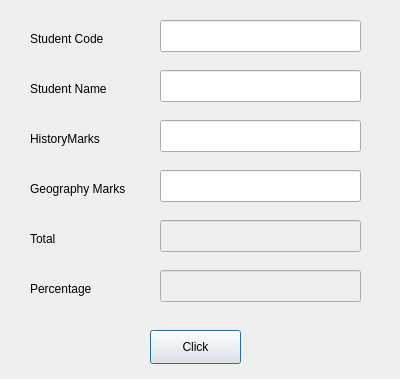
<?xml version="1.0" encoding="UTF-8"?>
<ui version="4.0">
 <class>Dialog</class>
 <widget class="QDialog" name="Dialog">
  <property name="geometry">
   <rect>
    <x>0</x>
    <y>0</y>
    <width>400</width>
    <height>379</height>
   </rect>
  </property>
  <property name="windowTitle">
   <string>Dialog</string>
  </property>
  <widget class="QLabel" name="label">
   <property name="geometry">
    <rect>
     <x>30</x>
     <y>30</y>
     <width>111</width>
     <height>18</height>
    </rect>
   </property>
   <property name="text">
    <string>Student Code</string>
   </property>
  </widget>
  <widget class="QLineEdit" name="lineEditCode">
   <property name="geometry">
    <rect>
     <x>160</x>
     <y>20</y>
     <width>201</width>
     <height>32</height>
    </rect>
   </property>
  </widget>
  <widget class="QPushButton" name="ButtonClickMe">
   <property name="geometry">
    <rect>
     <x>150</x>
     <y>330</y>
     <width>91</width>
     <height>34</height>
    </rect>
   </property>
   <property name="text">
    <string>Click</string>
   </property>
  </widget>
  <widget class="QLineEdit" name="lineEditName">
   <property name="geometry">
    <rect>
     <x>160</x>
     <y>70</y>
     <width>201</width>
     <height>32</height>
    </rect>
   </property>
  </widget>
  <widget class="QLabel" name="label_2">
   <property name="geometry">
    <rect>
     <x>30</x>
     <y>80</y>
     <width>111</width>
     <height>18</height>
    </rect>
   </property>
   <property name="text">
    <string>Student Name</string>
   </property>
  </widget>
  <widget class="QLineEdit" name="lineEditGeographyMarks">
   <property name="geometry">
    <rect>
     <x>160</x>
     <y>170</y>
     <width>201</width>
     <height>32</height>
    </rect>
   </property>
  </widget>
  <widget class="QLabel" name="label_3">
   <property name="geometry">
    <rect>
     <x>30</x>
     <y>130</y>
     <width>111</width>
     <height>18</height>
    </rect>
   </property>
   <property name="text">
    <string>HistoryMarks</string>
   </property>
  </widget>
  <widget class="QLabel" name="label_4">
   <property name="geometry">
    <rect>
     <x>30</x>
     <y>180</y>
     <width>111</width>
     <height>18</height>
    </rect>
   </property>
   <property name="text">
    <string>Geography Marks</string>
   </property>
  </widget>
  <widget class="QLineEdit" name="lineEditHistoryMarks">
   <property name="geometry">
    <rect>
     <x>160</x>
     <y>120</y>
     <width>201</width>
     <height>32</height>
    </rect>
   </property>
  </widget>
  <widget class="QLineEdit" name="lineEditTotal">
   <property name="enabled">
    <bool>false</bool>
   </property>
   <property name="geometry">
    <rect>
     <x>160</x>
     <y>220</y>
     <width>201</width>
     <height>32</height>
    </rect>
   </property>
  </widget>
  <widget class="QLabel" name="label_5">
   <property name="geometry">
    <rect>
     <x>30</x>
     <y>230</y>
     <width>111</width>
     <height>18</height>
    </rect>
   </property>
   <property name="text">
    <string>Total</string>
   </property>
  </widget>
  <widget class="QLineEdit" name="lineEditPercentage">
   <property name="enabled">
    <bool>false</bool>
   </property>
   <property name="geometry">
    <rect>
     <x>160</x>
     <y>270</y>
     <width>201</width>
     <height>32</height>
    </rect>
   </property>
  </widget>
  <widget class="QLabel" name="label_6">
   <property name="geometry">
    <rect>
     <x>30</x>
     <y>280</y>
     <width>111</width>
     <height>18</height>
    </rect>
   </property>
   <property name="text">
    <string>Percentage</string>
   </property>
  </widget>
 </widget>
 <resources/>
 <connections/>
</ui>
